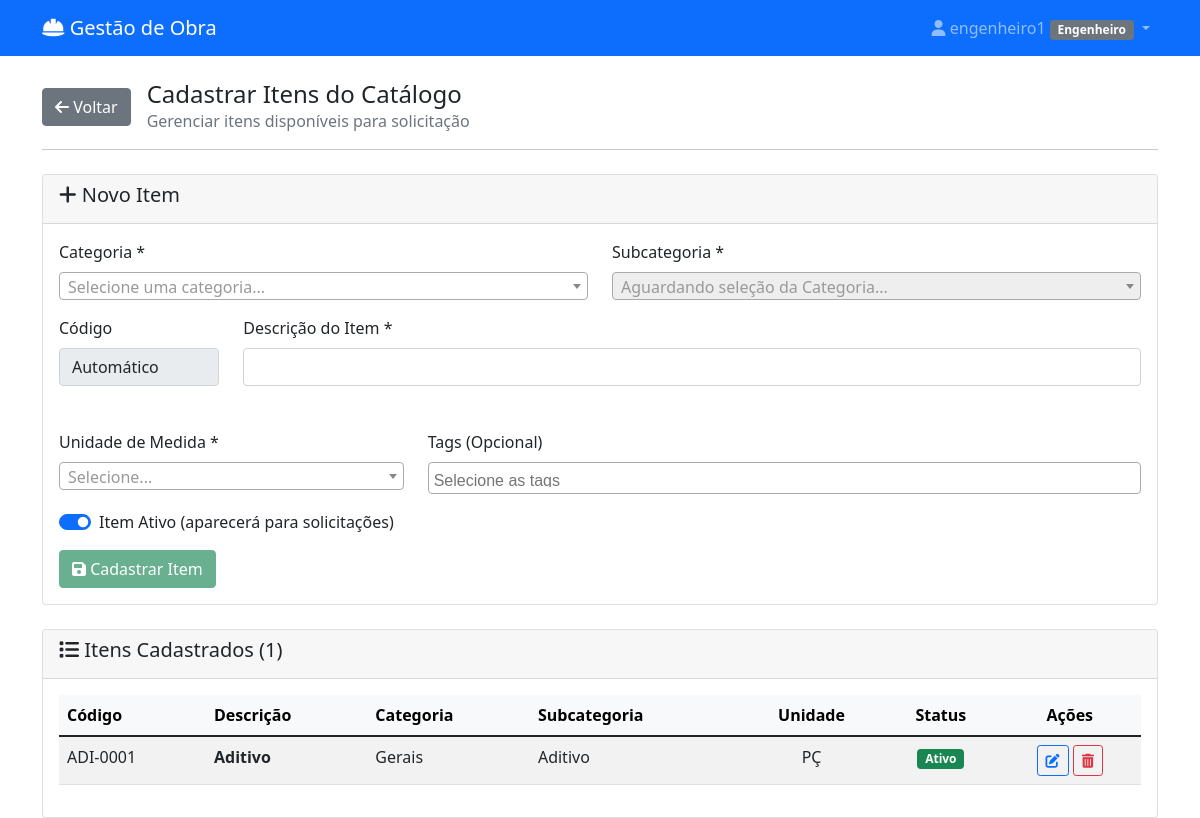
The page /cadastrar-itens/ (signed in) on the database its author committed.
### materiais/models.py (models this page shows, shortened)
class User(AbstractUser):
    PERFIL_CHOICES = [
        ('almoxarife_obra', 'Almoxarife da Obra'),
        ('engenheiro', 'Engenheiro'),
        ('almoxarife_escritorio', 'Almoxarife do Escritório'),
        ('diretor', 'Diretor'),
    ]
    perfil = models.CharField(max_length=30, choices=PERFIL_CHOICES)
    telefone = models.CharField(max_length=15, blank=True)
    obras = models.ManyToManyField('Obra', blank=True, related_name='usuarios')
    assinatura_imagem = models.ImageField(upload_to='assinaturas/', null=True, blank=True, verbose_name="Imagem da Assinatura")

class ItemCatalogo(models.Model):
    codigo = models.CharField(max_length=20, unique=True, blank=True, verbose_name="Código")
    descricao = models.CharField(max_length=200, verbose_name="Descrição")
    categoria = models.ForeignKey(
        CategoriaItem,
        on_delete=models.PROTECT,
        verbose_name="Categoria"
    )
    unidade = models.ForeignKey(
        UnidadeMedida,
        on_delete=models.PROTECT,
        verbose_name="Unidade Padrão",
        null=True,
        blank=True
    )
    tags = models.ManyToManyField(Tag, blank=True)
    ativo = models.BooleanField(default=True, verbose_name="Ativo")
    is_agregado = models.BooleanField(default=False, verbose_name="É Agregado?")
    class Meta:
        verbose_name = "Item do Catálogo"
        verbose_name_plural = "Itens do Catálogo"

class CategoriaItem(models.Model):
    nome = models.CharField(max_length=100)
    categoria_mae = models.ForeignKey(
        'self',
        on_delete=models.CASCADE,
        null=True,
        blank=True,
        related_name='subcategorias'
    )
    class Meta:
        verbose_name = "Categoria de Item"
        verbose_name_plural = "Categorias de Itens"
        unique_together = ('nome', 'categoria_mae',)

class UnidadeMedida(models.Model):
    nome = models.CharField(max_length=50, unique=True)
    sigla = models.CharField(max_length=10, unique=True)
    def __str__(self):
        return f"{self.nome} ({self.sigla})"
    class Meta:
        verbose_name = "Unidade de Medida"
        verbose_name_plural = "Unidades de Medida"

### materiais/views.py (the view, shortened to what this page needs)
# urls.py: path('cadastrar-itens/', views.cadastrar_itens, name='cadastrar_itens'),
@login_required
def cadastrar_itens(request):
    if request.user.perfil not in ['almoxarife_escritorio', 'diretor', 'engenheiro','almoxarife_obra']:
        messages.error(request, 'Acesso negado. Apenas o escritório ou diretoria pode cadastrar itens.')
        return redirect('materiais:dashboard')
    categorias_principais_list = CategoriaItem.objects.filter(categoria_mae__isnull=True, subcategorias__isnull=False).distinct().order_by('nome')
    unidades_list = UnidadeMedida.objects.all().order_by('nome')
    tags_list = Tag.objects.all().order_by('nome')
    context = {
        'itens': ItemCatalogo.objects.select_related('categoria', 'unidade').order_by('-id'),
        'categorias_principais': categorias_principais_list,
        'unidades': unidades_list,
        'tags': tags_list
    }
    return render(request, 'materiais/cadastrar_itens.html', context)

### materiais/templates/materiais/cadastrar_itens.html (shortened to what this page needs)
{% extends 'materiais/base.html' %}
{% block content %}
<link href="https://cdn.jsdelivr.net/npm/select2@4.1.0-rc.0/dist/css/select2.min.css" rel="stylesheet" />
<div class="d-flex align-items-center mb-3">
    <a href="{% url 'materiais:dashboard' %}" class="btn btn-secondary me-3">
        <i class="fas fa-arrow-left"></i> Voltar
    </a>
    <div>
        <h4 class="mb-0">Cadastrar Itens do Catálogo</h4>
        <p class="text-muted mb-0">Gerenciar itens disponíveis para solicitação</p>
    </div>
</div>
<hr class="mb-4">
<div class="card mb-4">
    <div class="card-header"><h5><i class="fas fa-plus"></i> Novo Item</h5></div>
    <div class="card-body">
        <form method="post" id="formCadastrarItem">
            <div class="row">
                <div class="col-md-6 mb-3">
                    <label for="categoria" class="form-label">Categoria *</label>
                </div>
                <div class="col-md-6 mb-3">
                    <label for="subcategoria" class="form-label">Subcategoria *</label>
                </div>
            </div>
            <div class="row">
                <div class="col-md-2 mb-3">
                    <label class="form-label">Código</label>
                    <input type="text" class="form-control" value="Automático" disabled>
                </div>
                <div class="col-md-10 mb-3">
                    <label for="descricao" class="form-label">Descrição do Item *</label>
                    <input type="text" class="form-control" id="descricao" name="descricao" required>
                    <div id="avisoSimilaridade" class="mt-2"></div>
                </div>
            </div>
            <div class="row">
                <div class="col-md-4 mb-3">
                    <label for="unidade" class="form-label">Unidade de Medida *</label>
                </div>
                <div class="col-md-8 mb-3">
                    <label for="tags" class="form-label">Tags (Opcional)</label>
                </div>
            </div>
            <div class="form-check form-switch mb-3">
              <input class="form-check-input" type="checkbox" name="status" id="status" checked>
              <label class="form-check-label" for="status">Item Ativo (aparecerá para solicitações)</label>
            </div>
            <button type="submit" class="btn btn-success" id="submitBtn" disabled><i class="fas fa-save"></i> Cadastrar Item</button>
        </form>
    </div>
</div>
<div class="card">
    <div class="card-header"><h5><i class="fas fa-list"></i> Itens Cadastrados ({{ itens.count }})</h5></div>
    <div class="card-body">
        {% if itens %}
            <div class="table-responsive">
                <table class="table table-striped table-hover">
                    <thead class="table-light">
                        <tr>
                            <th>Código</th>
                            <th>Descrição</th>
                            <th>Categoria</th>
                            <th>Subcategoria</th>
                            <th class="text-center">Unidade</th>
                            <th class="text-center">Status</th>
                            <th class="text-center">Ações</th>
                        </tr>
                    </thead>
                    <tbody>
                        {% for item in itens %}
                        <tr>
                            <td>{{ item.codigo }}</td>
                            <td><strong>{{ item.descricao }}</strong></td>
                            <td>{{ item.categoria.categoria_mae.nome|default:"-" }}</td>
                            <td>{{ item.categoria.nome|default:"-" }}</td>
                            <td class="text-center">{{ item.unidade.sigla }}</td>
                            <td class="text-center">{% if item.ativo %}<span class="badge bg-success">Ativo</span>{% else %}<span class="badge bg-danger">Inativo</span>{% endif %}</td>
                            <td class="text-center">
                                <a href="{% url 'materiais:editar_item' item.id %}" class="btn btn-sm btn-outline-primary" title="Editar Item"><i class="fas fa-edit"></i></a>
                                <button type="button" class="btn btn-sm btn-outline-danger"
                                        data-bs-toggle="modal" data-bs-target="#deletarItemModal"
                                        data-item-id="{{ item.id }}"
                                        data-item-descricao="{{ item.descricao }}"
                                        title="Apagar Item">
                                    <i class="fas fa-trash-alt"></i>
                                </button>
                            </td>
                        </tr>
                        {% endfor %}
                    </tbody>
                </table>
            </div>
        {% else %}
            <div class="text-center text-muted p-4"><p>Nenhum item cadastrado ainda.</p></div>
        {% endif %}
    </div>
</div>
{% endblock %}

### materiais/templates/materiais/base.html (shortened to what this page needs)
<!DOCTYPE html>
<html lang="pt-br">
<head>
    <link href="https://cdn.jsdelivr.net/npm/bootstrap@5.1.3/dist/css/bootstrap.min.css" rel="stylesheet">
    <link href="https://cdnjs.cloudflare.com/ajax/libs/font-awesome/6.0.0/css/all.min.css" rel="stylesheet">
</head>
<body>
    <nav class="navbar navbar-expand-lg navbar-dark bg-primary">
        <div class="container">
            <a class="navbar-brand" href="{% url 'materiais:dashboard' %}">
                <i class="fas fa-hard-hat"></i> Gestão de Obra
            </a>
            {% if user.is_authenticated %}
            <div class="navbar-nav ms-auto">
                <div class="nav-item dropdown">
                    <a class="nav-link dropdown-toggle" href="#" role="button" data-bs-toggle="dropdown">
                        <i class="fas fa-user"></i> {{ user.get_full_name|default:user.username }}
                        <span class="badge bg-secondary">{{ user.get_perfil_display }}</span>
                    </a>
                </div>
            </div>
            {% endif %}
        </div>
    </nav>
    <div class="container mt-4">
        {% block content %}
        {% endblock %}
    </div>
</body>
</html>

### materiais/templates/materiais/cadastrar_itens.html (style rules this page uses)
#avisoSimilaridade { min-height: 20px; padding: 5px; font-size: 0.9em; transition: opacity 0.3s ease; }

### rows shown on the page
User: get_full_name "engenheiro1", perfil "Engenheiro"
ItemCatalogo: codigo "ADI-0001", descricao "Aditivo", categoria.categoria_mae.nome "Gerais", categoria.nome "Aditivo", unidade.sigla "PÇ", ativo "Ativo"

### other values the page prints
{{ itens.count }} "1"
